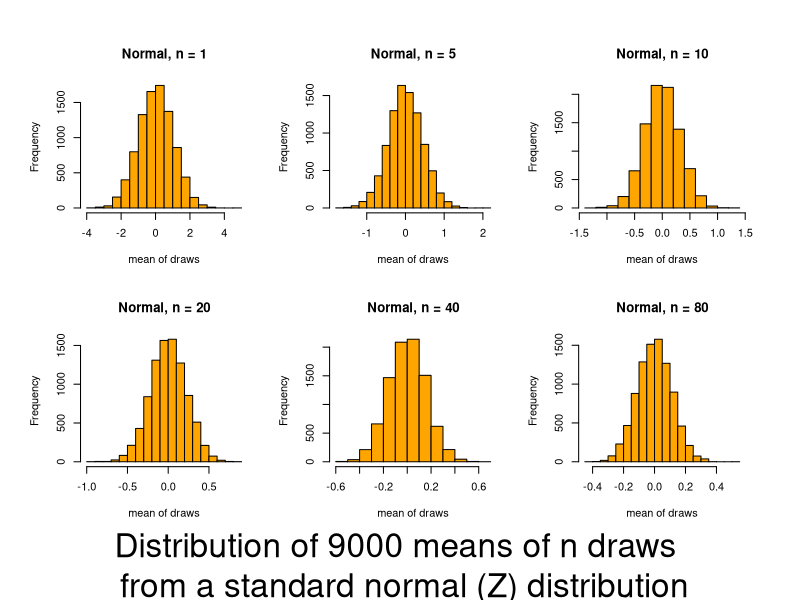
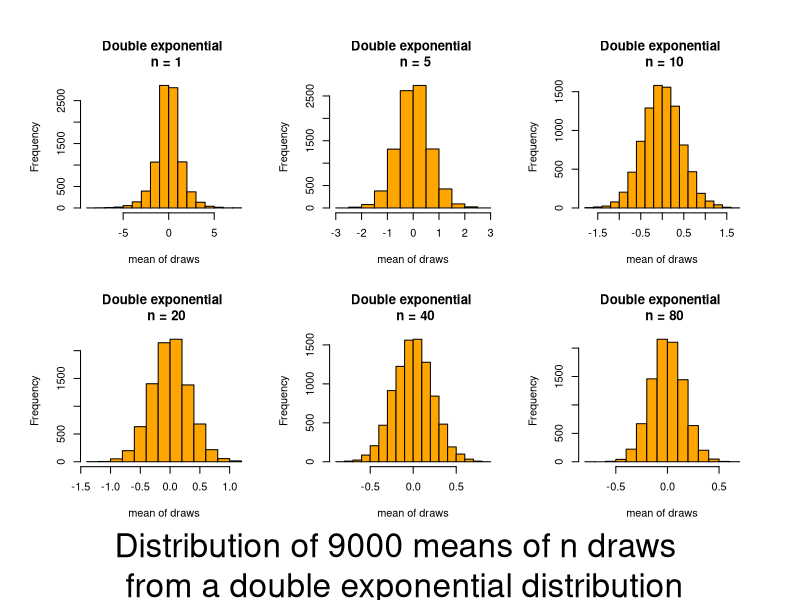
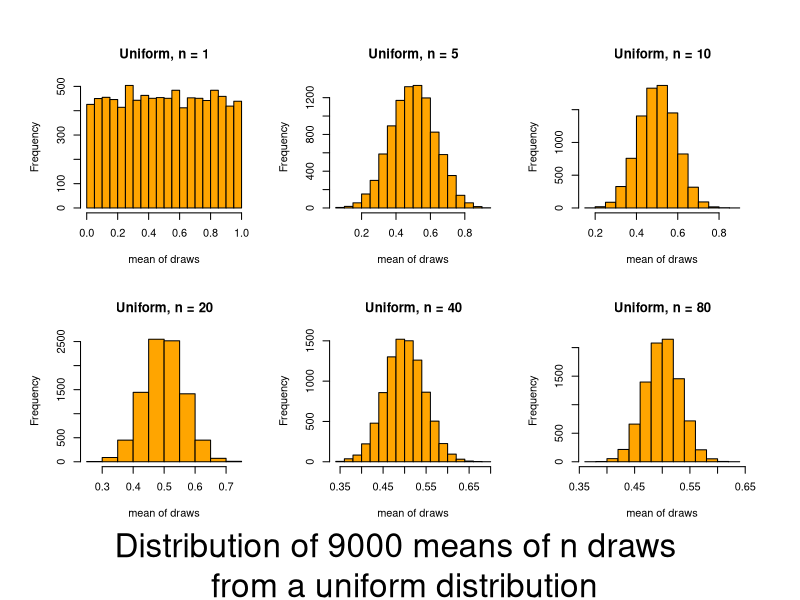
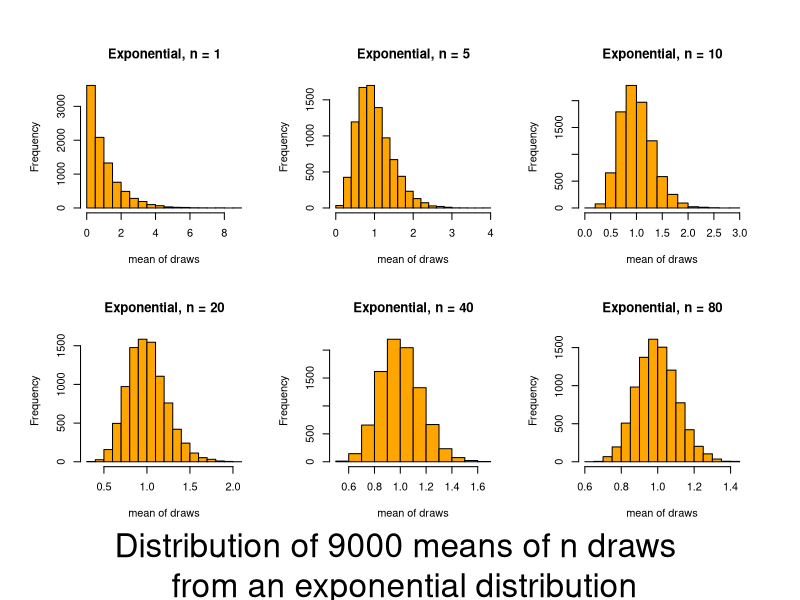
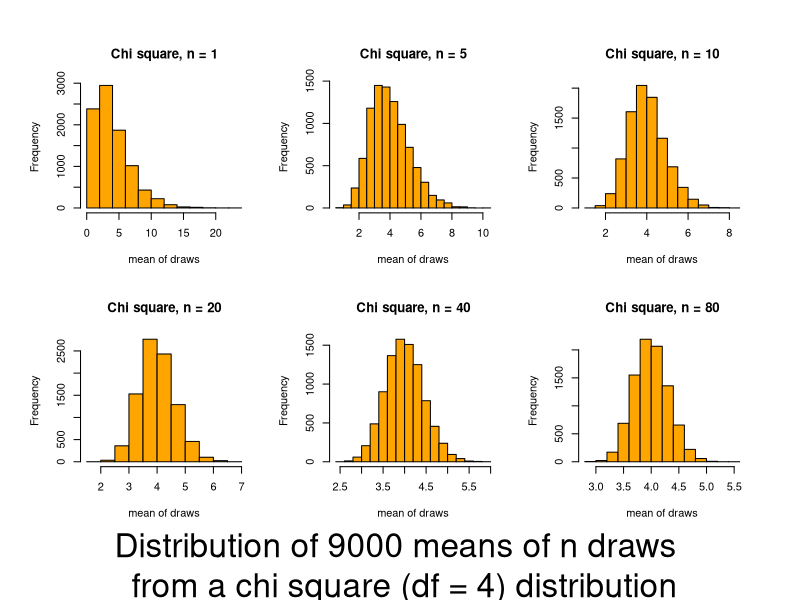
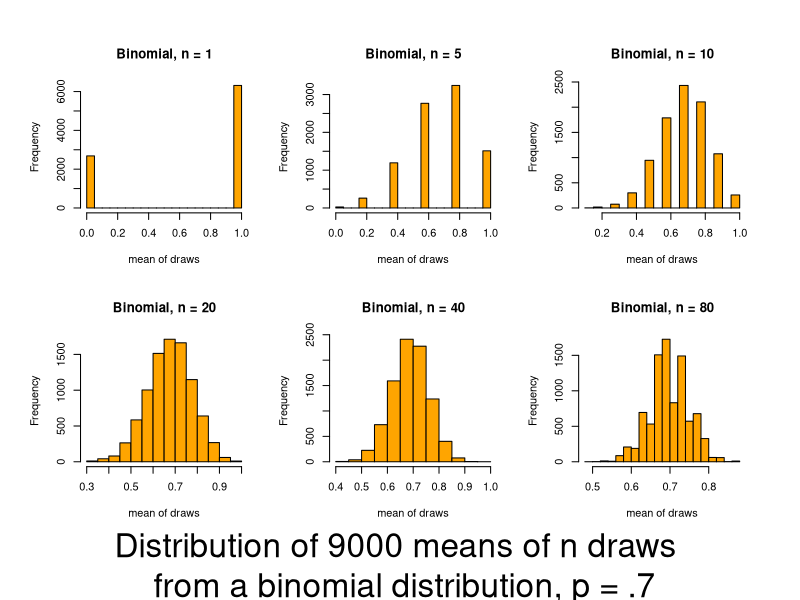

Write R code to recreate these figures, in order.
#this file produces a series of graphs to consider how means of sample date 
#from various types of distributions converge towards a normal distribution

#normal
n=c(1,5,10,20,40,80)
means=1:9000
par(mfrow=c(2,3), oma = c(5,2,2,2), ask=F)
for (j in 1:length(n)){
  for (i in 1:length(means)){
    means[i]=mean(rnorm(n=n[j]))
  }
  hist(means, main=paste("Normal, n = ",n[j], sep = ""), col = "orange", xlab = "mean of draws")
}
mtext("Distribution of 9000 means of n draws \n from a standard normal (Z) distribution", outer = T, side = 1, 
      cex = 2, line = 4)

readline(prompt="Press [enter] to continue")

#double exponential (laplace)
require(VGAM)
n=c(1,5,10,20,40,80)
means=1:9000
par(mfrow=c(2,3), oma = c(5,2,2,2), ask=F)
for (j in 1:length(n)){
  for (i in 1:length(means)){
    means[i]=mean(rlaplace(n=n[j]))
  }
  hist(means, main=paste("Double exponential \n n = ",n[j], sep = ""),col = "orange", xlab = "mean of draws")
}
mtext("Distribution of 9000 means of n draws \n from a double exponential distribution", outer = T, side = 1, 
      cex = 2, line = 4)

readline(prompt="Press [enter] to continue")

#uniform
n=c(1,5,10,20,40,80)
means=1:9000
par(mfrow=c(2,3), oma = c(5,2,2,2), ask=F)
for (j in 1:length(n)){
  for (i in 1:length(means)){
    means[i]=mean(runif(n=n[j]))
  }
  hist(means, main=paste("Uniform, n = ",n[j], sep = ""), col = "orange", xlab = "mean of draws")
}
mtext("Distribution of 9000 means of n draws \n from a uniform distribution", outer = T, side = 1, 
      cex = 2, line = 4)

readline(prompt="Press [enter] to continue")

#exponential
n=c(1,5,10,20,40,80)
means=1:9000
par(mfrow=c(2,3), oma = c(5,2,2,2), ask=F)
for (j in 1:length(n)){
  for (i in 1:length(means)){
    means[i]=mean(rexp(n=n[j]))
  }
  hist(means, main=paste("Exponential, n = ",n[j], sep = ""), col = "orange", xlab = "mean of draws")
}
mtext("Distribution of 9000 means of n draws \n from an exponential distribution", outer = T, side = 1, 
      cex = 2, line = 4)

readline(prompt="Press [enter] to continue")

#chi square
n=c(1,5,10,20,40,80)
means=1:9000
par(mfrow=c(2,3), oma = c(5,2,2,2), ask=F)
for (j in 1:length(n)){
  for (i in 1:length(means)){
    means[i]=mean(rchisq(n=n[j], df=4))
  }
  hist(means, main=paste("Chi square, n = ",n[j], sep = ""), col = "orange", xlab = "mean of draws")
}
mtext("Distribution of 9000 means of n draws \n from a chi square (df = 4) distribution", outer = T, side = 1, 
      cex = 2, line = 4)

readline(prompt="Press [enter] to continue")

#binomial
n=c(1,5,10,20,40,80)
means=1:9000
par(mfrow=c(2,3), oma = c(5,2,2,2), ask=F)
for (j in 1:length(n)){
  for (i in 1:length(means)){
    means[i]=mean(rbinom(n=n[j], 1, .7))
  }
  hist(means, main=paste("Binomial, n = ",n[j], sep = ""), col = "orange", xlab = "mean of draws")
}
mtext("Distribution of 9000 means of n draws \n from a binomial distribution, p = .7", outer = T, side = 1, cex = 2, line = 4)
